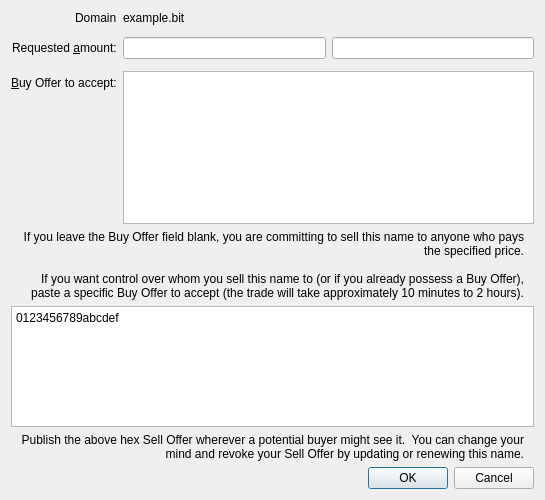
<?xml version="1.0" encoding="UTF-8"?>
<ui version="4.0">
 <class>SellNameDialog</class>
 <widget class="QDialog" name="SellNameDialog">
  <property name="geometry">
   <rect>
    <x>0</x>
    <y>0</y>
    <width>545</width>
    <height>500</height>
   </rect>
  </property>
  <property name="sizePolicy">
   <sizepolicy hsizetype="Preferred" vsizetype="Preferred">
    <horstretch>0</horstretch>
    <verstretch>0</verstretch>
   </sizepolicy>
  </property>
  <property name="windowTitle">
   <string>Sell Name</string>
  </property>
  <layout class="QVBoxLayout" name="verticalLayout">
   <item>
    <layout class="QFormLayout" name="formLayout">
     <property name="fieldGrowthPolicy">
      <enum>QFormLayout::AllNonFixedFieldsGrow</enum>
     </property>
     <property name="labelAlignment">
      <set>Qt::AlignRight|Qt::AlignTrailing|Qt::AlignVCenter</set>
     </property>
     <item row="1" column="0">
      <widget class="QLabel" name="labelNamespace">
       <property name="text">
        <string notr="true">Domain</string>
       </property>
      </widget>
     </item>
     <item row="1" column="1">
      <widget class="QLabel" name="labelName">
       <property name="text">
        <string notr="true">example.bit</string>
       </property>
       <property name="textFormat">
        <enum>Qt::PlainText</enum>
       </property>
      </widget>
     </item>
     <item row="2" column="1">
      <spacer name="verticalSpacer_2">
       <property name="orientation">
        <enum>Qt::Vertical</enum>
       </property>
       <property name="sizeHint" stdset="0">
        <size>
         <width>20</width>
         <height>16</height>
        </size>
       </property>
      </spacer>
     </item>
     
     <item row="4" column="0">
      <widget class="QLabel" name="label">
       <property name="text">
        <string>Requested &amp;amount:</string>
       </property>
       <property name="alignment">
        <set>Qt::AlignLeading|Qt::AlignLeft|Qt::AlignVCenter</set>
       </property>
       <property name="buddy">
        <cstring>amountEdit</cstring>
       </property>
      </widget>
     </item>
     <!--
     <item row="5" column="1">
      <widget class="QLabel" name="label_4">
       <property name="text">
        <string>JSON string, e.g. {&amp;quot;ip&amp;quot;: [&amp;quot;1.2.3.4&amp;quot;, &amp;quot;1.2.3.5&amp;quot;]}&lt;br&gt;See &lt;a href=&quot;https://github.com/namecoin/proposals&quot;&gt;JSON value specifications&lt;/a&gt;.</string>
       </property>
       <property name="openExternalLinks">
        <bool>true</bool>
       </property>
      </widget>
     </item>
     -->
     <item row="6" column="1">
      <spacer name="verticalSpacer">
       <property name="orientation">
        <enum>Qt::Vertical</enum>
       </property>
       <property name="sizeHint" stdset="0">
        <size>
         <width>20</width>
         <height>16</height>
        </size>
       </property>
      </spacer>
     </item>
     <item row="7" column="0">
      <widget class="QLabel" name="labelOffer">
       <property name="text">
        <string>&amp;Buy Offer to accept:</string>
       </property>
       <property name="buddy">
        <cstring>inputOffer</cstring>
       </property>
      </widget>
     </item>
     <item row="7" column="1">
      <layout class="QHBoxLayout" name="offerLayout">
       <property name="spacing">
        <number>0</number>
       </property>
       <property name="sizeConstraint">
        <enum>QLayout::SetDefaultConstraint</enum>
       </property>
       <item>
        <widget class="QPlainTextEdit" name="inputOffer">
        </widget>
       </item>
      </layout>
     </item>
     <!--
     <item row="8" column="1">
      <widget class="QLabel" name="labelOfferHint">
       <property name="text">
        <string>(Leave empty if creating a new offer.)</string>
       </property>
      </widget>
     </item>
     -->
     <item row="4" column="1">
      <layout class="QHBoxLayout" name="horizontalLayout_amountEdit">
       <item>
        <!-- TODO: class BTCAmountEdit -->
        <widget class="QLineEdit" name="amountEdit">
         <property name="toolTip">
          <string>Amount in NMC</string>
         </property>
        </widget>
       </item>
       <item>
        <!-- TODO: class AmountEdit -->
        <widget class="QLineEdit" name="fiatAmountEdit">
         <property name="toolTip">
          <string>Amount in fiat</string>
         </property>
        </widget>
       </item>
      </layout>
     </item>
    </layout>
   </item>
   <item>
    <widget class="QLabel" name="labelSubmitHint">
     <property name="text">
         <string notr="true">If you leave the Buy Offer field blank, you are committing to sell this name to anyone who pays the specified price.&lt;br&gt;&lt;br&gt;If you want control over whom you sell this name to (or if you already possess a Buy Offer), paste a specific Buy Offer to accept (the trade will take approximately 10 minutes to 2 hours).</string>
     </property>
     <property name="alignment">
      <set>Qt::AlignRight|Qt::AlignTrailing|Qt::AlignVCenter</set>
     </property>
     <property name="margin">
      <number>10</number>
     </property>
     <property name="indent">
      <number>10</number>
     </property>
     <property name="wordWrap">
      <bool>true</bool>
     </property>
    </widget>
   </item>
   <item>
    <widget class="QPlainTextEdit" name="outputOffer">
     <property name="plainText">
         <string>0123456789abcdef</string>
     </property>
     <property name="readOnly">
         <bool>true</bool>
     </property>
    </widget>
   </item>
   <item>
    <widget class="QLabel" name="labelOutputHint">
     <property name="text">
         <string notr="true">Publish the above hex Sell Offer wherever a potential buyer might see it.  You can change your mind and revoke your Sell Offer by updating or renewing this name.</string>
     </property>
     <property name="alignment">
      <set>Qt::AlignRight|Qt::AlignTrailing|Qt::AlignVCenter</set>
     </property>
     <property name="margin">
      <number>10</number>
     </property>
     <property name="indent">
      <number>10</number>
     </property>
     <property name="wordWrap">
      <bool>true</bool>
     </property>
    </widget>
   </item>
   <item>
    <layout class="QHBoxLayout" name="horizontalLayout">
     <item>
      <spacer name="horizontalSpacer">
       <property name="orientation">
        <enum>Qt::Horizontal</enum>
       </property>
       <property name="sizeHint" stdset="0">
        <size>
         <width>40</width>
         <height>20</height>
        </size>
       </property>
      </spacer>
     </item>
     <item>
      <widget class="QDialogButtonBox" name="buttonBox">
       <property name="sizePolicy">
        <sizepolicy hsizetype="Maximum" vsizetype="Fixed">
         <horstretch>0</horstretch>
         <verstretch>0</verstretch>
        </sizepolicy>
       </property>
       <property name="orientation">
        <enum>Qt::Horizontal</enum>
       </property>
       <property name="standardButtons">
        <set>QDialogButtonBox::Cancel|QDialogButtonBox::Ok</set>
       </property>
      </widget>
     </item>
    </layout>
   </item>
  </layout>
 </widget>
 <customwidgets>
  <customwidget>
   <class>QPayToEdit</class>
   <extends>QPlainTextEdit</extends>
   <header>qpaytoedit.h</header>
  </customwidget>
 </customwidgets>
 <resources>
 </resources>
 <connections>
  <connection>
   <sender>buttonBox</sender>
   <signal>rejected()</signal>
   <receiver>SellNameDialog</receiver>
   <slot>reject()</slot>
   <hints>
    <hint type="sourcelabel">
     <x>248</x>
     <y>254</y>
    </hint>
    <hint type="destinationlabel">
     <x>157</x>
     <y>274</y>
    </hint>
   </hints>
  </connection>
 </connections>
</ui>
